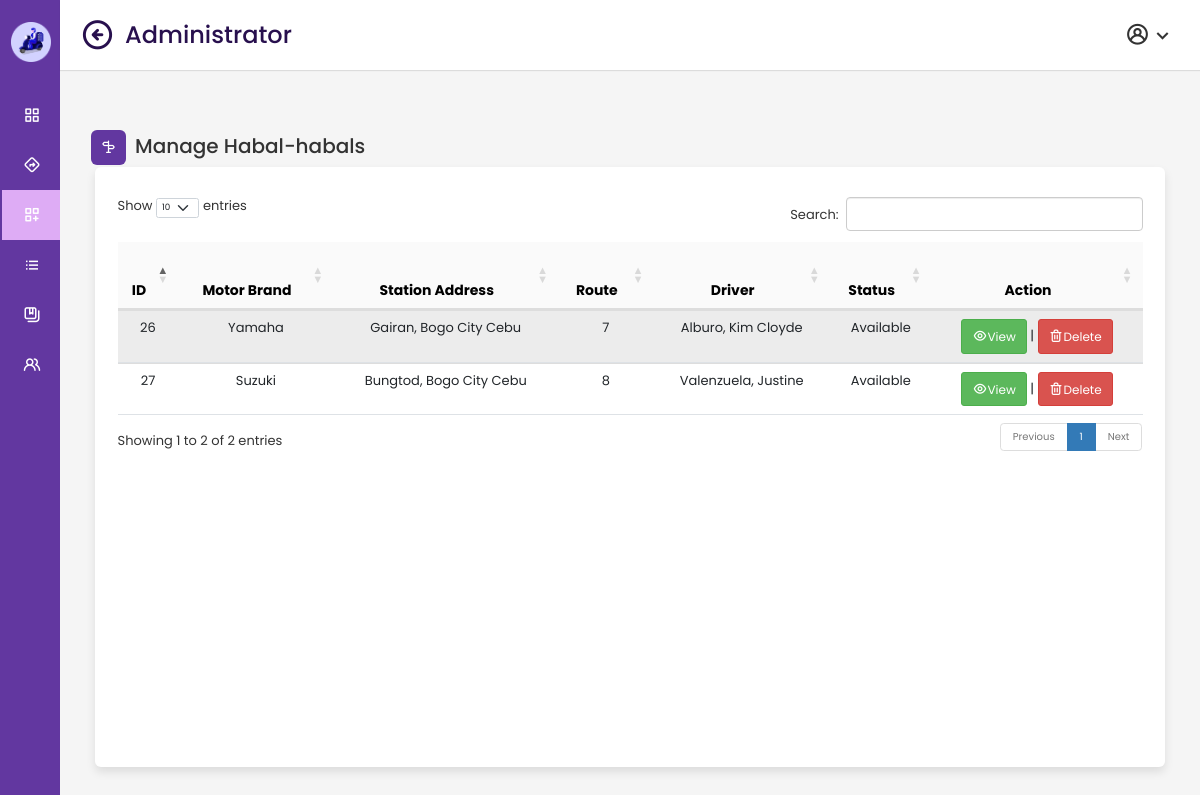
/admin/habalhabal.php, run on the app's committed database.
### tables this page shows
CREATE TABLE `habalhabal` (
  `habalid` int(11) NOT NULL,
  `driver` varchar(255) NOT NULL,
  `driverid` int(11) NOT NULL,
  `motortype` varchar(255) NOT NULL,
  `station` longtext NOT NULL,
  `route` varchar(255) NOT NULL,
  `fare` varchar(255) NOT NULL,
  `status` varchar(255) NOT NULL DEFAULT 'Available'
);

### admin/habalhabal.php (the view, shortened to what this page needs)
<?php
	include 'dbconnect.php';
?>
<!DOCTYPE html>
<html lang="en" dir="ltr">
  <head>
    <link rel="stylesheet" href="adminstyles.css">
    <link href='https://unpkg.com/boxicons@2.0.7/css/boxicons.min.css' rel='stylesheet'>
    <link rel="stylesheet" href="https://unicons.iconscout.com/release/v4.0.0/css/line.css">
    <link href="https://cdnjs.cloudflare.com/ajax/libs/twitter-bootstrap/5.2.0/css/bootstrap.min.css" rel="stylesheet">
    <link href="https://cdn.datatables.net/1.13.1/css/dataTables.bootstrap5.min.css" rel="stylesheet">
    <link rel="stylesheet" type="text/css" href="bootstrap/css/bootstrap.min.css">
   </head>
<body>
  <div class="sidebar">
    <div class="logo-details">
    <div class="logo"><img src="images/logoicon.png"></div>
      <span class="logo_name"> HITCH</span>
    </div>
      <ul class="nav-links" style="margin-left: 12px;">
        <li>
          <a href="index.php">
            <i class='bx bx-grid-alt' ></i>
            <span class="links_name">Dashboard</span>
          </a>
        </li>
        <li>
          <a href="route.php">
          <i class="uil uil-directions"></i>
            <span class="links_name">Route</span>
          </a>
        </li>
        <li>
          <a href="habalhabal.php" class="active">
          <i class="uil uil-create-dashboard"></i>
            <span class="links_name">Habal-Habals</span>
          </a>
        </li>
        <li>
          <a href="driver.php">
            <i class='bx bx-list-ul' ></i>
            <span class="links_name">Drivers</span>
          </a>
        </li>
        <li>
          <a href="passenger.php">
          <i class="uil uil-notebooks"></i>
            <span class="links_name">Passengers</span>
          </a>
        </li>
        <li>
          <a href="bookings.php">
          <i class="uil uil-users-alt"></i>
            <span class="links_name">Bookings</span>
          </a>
        </li>
      </ul>
  </div>
  <section class="home-section">
    <nav>
      <div class="sidebar-button">
        <i class='il uil-arrow-circle-left sidebarBtn'></i>
        <span class="dashboard">Administrator</span>
      </div>
      <div class="profile-details">
        <i class="uil uil-user-circle"></i>
        <i class="bx bx-chevron-down" onclick="toggleMenu()"></i>
      </div>
    </nav>
    <div class="home-content">
 <div class="overview-boxes">
   <div class="con">
           <i class="uil uil-sign-alt"></i>
           <h3>Manage Habal-habals</h3>
           </div>
            <div class="containers py-5" style="width:1300px; height:600px; font-size: 13px; overflow-y: scroll; overflow-x:scroll; max-height:100vh">
            <div class="row">
          <table id="example" class="table table-striped" style="width:100%">
          <thead style="color: black">
            <tr>
                <th scope="col" style="text-align: center"><b>ID</b></th>
                <th scope="col" style="text-align: center"><b>Motor Brand</b></th>
                <th scope="col" style="text-align: center"><b>Station Address</b></th>
                <th scope="col" style="text-align: center"><b>Route</b></th>
                <th scope="col" style="text-align: center"><b>Driver</b></th>
                <th scope="col" style="text-align: center"><b>Status</b></th>
                <th scope="col" style="text-align: center"><b>Action</b></th>
            </tr>
          </thead>
							<tbody>
                <?php
                $sql = "SELECT * FROM habalhabal";
                $query=$conn->query($sql);
                while($row=$query->fetch_assoc())
                    {
                    echo "<tr style='text-align: center'>
                        <td>".$row['habalid']."</td>
                        <td>".$row['motortype']."</td>
                        <td>".$row['station']."</td>
                        <td>".$row['route']."</td>
                        <td>".$row['driver']."</td>
                        <td>".$row['status']."</td>
                        <td>
                        <a href='#view".$row['habalid']."' class='btn btn-success btn-sm b' data-toggle='modal'><i class='uil uil-eye ii' style='color:white; font-size:15px; text-align: center'></i>View</a> |
                        <a href='#deletehabal".$row['habalid']."' class='btn btn-danger btn-sm b' data-toggle='modal'><i class='uil uil-trash-alt' style='color:white; font-size:15px; text-align: center'></i>Delete</a>
                        </td>
                      </tr>";
                        }
                      ?>
							</tbody>
					  </table>
            </div>
        </div>
    </div>
  </section>
</body>
</html>

### admin/adminstyles.css (style rules this page uses)
* { margin: 0; padding: 0; box-sizing: border-box; font-family: 'Poppins', sans-serif; }
.sidebar { position: fixed; height: 100%; width: 240px; background: #6237A0; transition: all 0.5s ease; }
.sidebar .logo-details { height: 80px; display: flex; align-items: center; }
.sidebar .logo-details .logo img { width: 40px; height: 40px; position:fixed; margin-left: 11px; margin-top: -18px; text-align: center; }
.sidebar .logo-details .logo_name { color: #fff; font-size: 35px; font-weight: 650; text-align: center; position: fixed; margin-left: 70px; }
.sidebar .nav-links { margin-top: 10px; }
.sidebar .nav-links li { position: relative; list-style: none; height: 50px; left:-30px; }
.sidebar .nav-links li a { height: 100%; width: 100%; display: flex; align-items: center; text-decoration: none; transition: all 0.4s ease; }
.sidebar .nav-links li a.active { background: #DEACF5; color: #28104E; width: 500px; }
.sidebar .nav-links li i { min-width: 60px; text-align: center; font-size: 18px; color: #fff; }
.sidebar .nav-links li a .links_name { color: #fff; font-size: 15px; font-weight: 400; white-space: nowrap; }
.home-section { position: relative; background: #f5f5f5; min-height: 100vh; width: calc(100% - 240px); left: 240px; transition: all 0.5s ease; }
.home-section nav { display: flex; justify-content: space-between; height: 70px; background: #fff; display: flex; align-items: center; position: fixed; width: calc(100% - 240px); left: 240px; z-index: 100; padding: 0 20px; box-shadow: 0 1px 1px rgba(0, 0, 0, 0.1); transition: all 0.5s ease; }
.home-section nav .sidebar-button { display: flex; align-items: center; font-size: 24px; font-weight: 500; color: #28104E; }
nav .sidebar-button i { font-size: 35px; margin-right: 10px; }
.home-section nav .profile-details { display: flex; align-items: center; border-radius: 6px; height: 50px; min-width: 80px; padding: 0 2px 0 25px; }
nav .profile-details i { font-size: 25px; color: #333; cursor: pointer; }
.home-section .home-content { position: relative; padding-top: 104px; }
.home-content .overview-boxes { display: flex; align-items: left; justify-content: space-between; flex-wrap: wrap; padding: 0 20px; margin-bottom: 26px; }
.con { margin-left: 10px; padding-right: 50%; }
.con i { position: relative; margin-top: 26px; margin-left: 1px; height: 35px; width: 35px; background-color: #6237A0; border-radius: 6px; color: #fff; display: flex; align-items: center; justify-content: center; font-size: 15px; }
.con h3 { font-size: 20px; width: 300px; font-weight: 500; color: var(--text-color); margin-left: 45px; margin-top: -30px; }
@media (max-width: 1240px) { .sidebar { width: 60px; } }
@media (max-width: 1240px) { .home-section { width: calc(100% - 60px); left: 60px; } }
@media (max-width: 1240px) { .home-section nav { width: calc(100% - 60px); left: 60px; } }
td { padding: 10px 15px; text-align: center; font-family: 'Poppins', Sans-serif; font-size: 13px; padding-left: 10px; }
td .ii { font-size: 15px; color: #6237A0; font-weight: 1000px; text-align: center; }
thead th { background-color: #6237A0; color: black; font-family: 'Poppins', Sans-serif; font-weight: 150; height: 50px; text-align: center; align-items: center; font-size: 14px; font-weight: 1200px; padding-left: 50px; }
tr { width: 100%; background-color: #fafafa; }
tr:nth-child(even) { background-color: #dbcaca; }
.containers { position: relative; max-width: 1300px; width: 100%; border-radius: 6px; padding: 30px; margin: 0 15px; background-color: #fff; box-shadow: 0 5px 10px rgba(0,0,0,0.1); }

### data on the page
habalhabal: habalid "26", motortype "Yamaha", station "Gairan, Bogo City Cebu", route "7", driver "Alburo, Kim Cloyde", status "Available"
habalhabal: habalid "27", motortype "Suzuki", station "Bungtod, Bogo City Cebu", route "8", driver "Valenzuela, Justine", status "Available"
